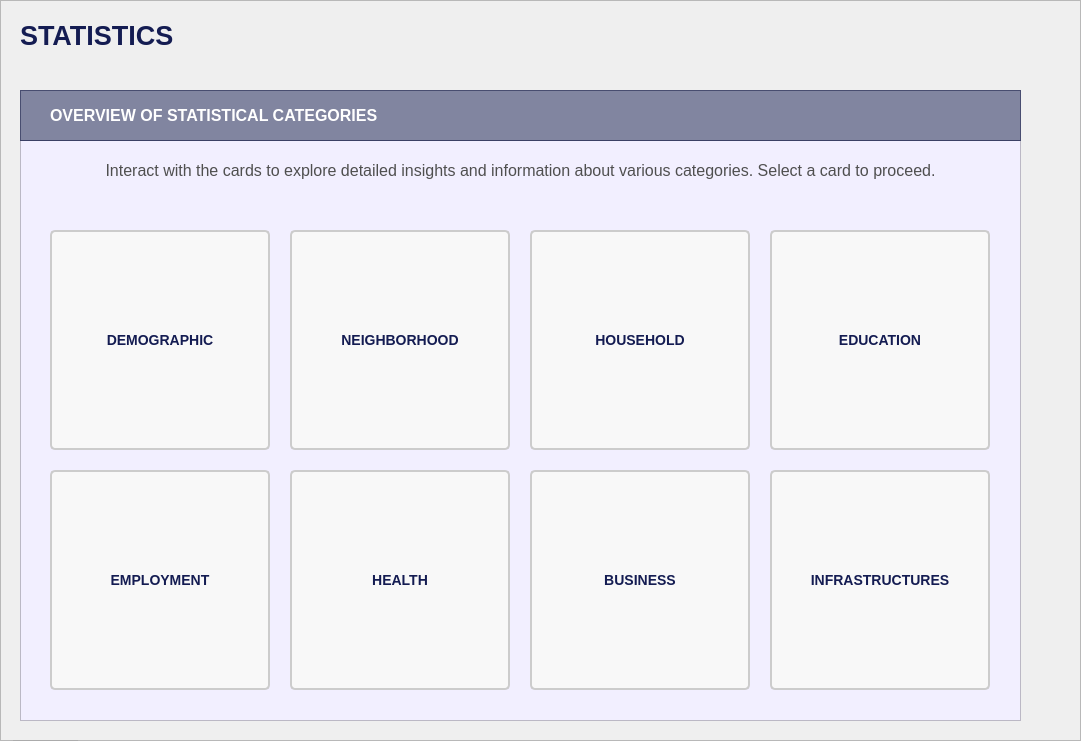
  <widget class="QFrame" name="baseBodyFrame">
   <property name="geometry">
    <rect>
     <x>250</x>
     <y>60</y>
     <width>1081</width>
     <height>741</height>
    </rect>
   </property>
   <property name="styleSheet">
    <string notr="true">#baseBodyFrame {
	background-color: #e7e2ff;
	border: none;
	border-radius: 10px;
}</string>
   </property>
   <property name="frameShape">
    <enum>QFrame::Shape::StyledPanel</enum>
   </property>
   <property name="frameShadow">
    <enum>QFrame::Shadow::Raised</enum>
   </property>
   <widget class="QPushButton" name="logout_buttonLogout_3">
    <property name="geometry">
     <rect>
      <x>10</x>
      <y>740</y>
      <width>71</width>
      <height>31</height>
     </rect>
    </property>
    <property name="font">
     <font>
      <family>Arial</family>
      <pointsize>8</pointsize>
      <bold>true</bold>
     </font>
    </property>
    <property name="cursor">
     <cursorShape>PointingHandCursor</cursorShape>
    </property>
    <property name="styleSheet">
     <string notr="true">#logout_buttonLogout {
    background-color: #bc1c1c;
    color: white;
    border-radius: 5px;
    padding: 10px; /* Optional: Adjusts spacing inside the button */
}
#logout_buttonLogout:hover {
    background-color: #d82020; /* Slightly lighter blue when hovered */
}
#logout_buttonLogout:pressed {
    background-color: #8c1515; /* Darker blue when clicked */
}</string>
    </property>
    <property name="text">
     <string>LOGOUT</string>
    </property>
   </widget>
   <widget class="QLabel" name="title_bodyStatistics">
    <property name="geometry">
     <rect>
      <x>20</x>
      <y>20</y>
      <width>381</width>
      <height>31</height>
     </rect>
    </property>
    <property name="font">
     <font>
      <family>Arial</family>
      <pointsize>20</pointsize>
      <bold>true</bold>
     </font>
    </property>
    <property name="styleSheet">
     <string notr="true">#title_bodyStatistics {
	background-color: transparent;
	color: #141c52;
}
</string>
    </property>
    <property name="text">
     <string>STATISTICS</string>
    </property>
   </widget>
   <widget class="QFrame" name="statistics_frameBody">
    <property name="geometry">
     <rect>
      <x>20</x>
      <y>140</y>
      <width>1001</width>
      <height>581</height>
     </rect>
    </property>
    <property name="styleSheet">
     <string notr="true">#statistics_frameBody{
	background-color: #f2efff;
}</string>
    </property>
    <property name="frameShape">
     <enum>QFrame::Shape::StyledPanel</enum>
    </property>
    <property name="frameShadow">
     <enum>QFrame::Shadow::Raised</enum>
    </property>
    <widget class="QToolButton" name="statistics_ButtonDemographic">
     <property name="geometry">
      <rect>
       <x>30</x>
       <y>90</y>
       <width>220</width>
       <height>220</height>
      </rect>
     </property>
     <property name="font">
      <font>
       <family>Arial</family>
       <pointsize>-1</pointsize>
       <bold>true</bold>
      </font>
     </property>
     <property name="cursor">
      <cursorShape>PointingHandCursor</cursorShape>
     </property>
     <property name="styleSheet">
      <string notr="true">#statistics_ButtonDemographic {
    background-color: #f8f8f8;
    color: #141c52;
    border-radius: 5px;
    border: 2px solid #ccc;
    padding: 25px; /* Adds space inside the button */
    font-size: 14px; /* Text size */
    text-align: center; /* Ensures text is centered */
    qproperty-iconSize: 120px 120px; /* Adjust icon size */
}

#statistics_ButtonDemographic:hover {
    background-color: #e2e5ff; /* Slightly lighter blue when hovered */
}
#statistics_ButtonDemographic:pressed {
    background-color: #c8cbef; /* Darker blue when clicked */
}

#statistics_ButtonDemographic::icon {
    margin-bottom: 10px; /* Space between the icon and text */
}</string>
     </property>
     <property name="text">
      <string>DEMOGRAPHIC</string>
     </property>
     <property name="icon">
      <iconset>
       <normaloff>../../Assets/Images/img_demographic.png</normaloff>../../Assets/Images/img_demographic.png</iconset>
     </property>
     <property name="iconSize">
      <size>
       <width>120</width>
       <height>120</height>
      </size>
     </property>
     <property name="toolButtonStyle">
      <enum>Qt::ToolButtonStyle::ToolButtonTextUnderIcon</enum>
     </property>
    </widget>
    <widget class="QToolButton" name="statistics_ButtonNeighborhood">
     <property name="geometry">
      <rect>
       <x>270</x>
       <y>90</y>
       <width>220</width>
       <height>220</height>
      </rect>
     </property>
     <property name="font">
      <font>
       <family>Arial</family>
       <pointsize>-1</pointsize>
       <bold>true</bold>
      </font>
     </property>
     <property name="cursor">
      <cursorShape>PointingHandCursor</cursorShape>
     </property>
     <property name="styleSheet">
      <string notr="true">#statistics_ButtonNeighborhood {
    background-color: #f8f8f8;
    color: #141c52;
    border-radius: 5px;
    border: 2px solid #ccc;
    padding: 25px; /* Adds space inside the button */
    font-size: 14px; /* Text size */
    text-align: center; /* Ensures text is centered */
    qproperty-iconSize: 120px 120px; /* Adjust icon size */
}

#statistics_ButtonNeighborhood:hover {
    background-color: #e2e5ff; /* Slightly lighter blue when hovered */
}
#statistics_ButtonNeighborhood:pressed {
    background-color: #c8cbef; /* Darker blue when clicked */
}

#statistics_ButtonNeighborhood::icon {
    margin-bottom: 10px; /* Space between the icon and text */
}</string>
     </property>
     <property name="text">
      <string>NEIGHBORHOOD</string>
     </property>
     <property name="icon">
      <iconset>
       <normaloff>../../Assets/Images/img_geographic.png</normaloff>../../Assets/Images/img_geographic.png</iconset>
     </property>
     <property name="iconSize">
      <size>
       <width>120</width>
       <height>120</height>
      </size>
     </property>
     <property name="toolButtonStyle">
      <enum>Qt::ToolButtonStyle::ToolButtonTextUnderIcon</enum>
     </property>
    </widget>
    <widget class="QToolButton" name="statistics_ButtonHousehold">
     <property name="geometry">
      <rect>
       <x>510</x>
       <y>90</y>
       <width>220</width>
       <height>220</height>
      </rect>
     </property>
     <property name="font">
      <font>
       <family>Arial</family>
       <pointsize>-1</pointsize>
       <bold>true</bold>
      </font>
     </property>
     <property name="cursor">
      <cursorShape>PointingHandCursor</cursorShape>
     </property>
     <property name="styleSheet">
      <string notr="true">#statistics_ButtonHousehold {
    background-color: #f8f8f8;
    color: #141c52;
    border-radius: 5px;
    border: 2px solid #ccc;
    padding: 25px; /* Adds space inside the button */
    font-size: 14px; /* Text size */
    text-align: center; /* Ensures text is centered */
    qproperty-iconSize: 120px 120px; /* Adjust icon size */
}

#statistics_ButtonHousehold:hover {
    background-color: #e2e5ff; /* Slightly lighter blue when hovered */
}
#statistics_ButtonHousehold:pressed {
    background-color: #c8cbef; /* Darker blue when clicked */
}

#statistics_ButtonHousehold::icon {
    margin-bottom: 10px; /* Space between the icon and text */
}</string>
     </property>
     <property name="text">
      <string>HOUSEHOLD</string>
     </property>
     <property name="icon">
      <iconset>
       <normaloff>../../Assets/Images/img_household.png</normaloff>../../Assets/Images/img_household.png</iconset>
     </property>
     <property name="iconSize">
      <size>
       <width>120</width>
       <height>120</height>
      </size>
     </property>
     <property name="toolButtonStyle">
      <enum>Qt::ToolButtonStyle::ToolButtonTextUnderIcon</enum>
     </property>
    </widget>
    <widget class="QToolButton" name="statistics_ButtonEducation">
     <property name="geometry">
      <rect>
       <x>750</x>
       <y>90</y>
       <width>220</width>
       <height>220</height>
      </rect>
     </property>
     <property name="font">
      <font>
       <family>Arial</family>
       <pointsize>-1</pointsize>
       <bold>true</bold>
      </font>
     </property>
     <property name="cursor">
      <cursorShape>PointingHandCursor</cursorShape>
     </property>
     <property name="styleSheet">
      <string notr="true">#statistics_ButtonEducation {
    background-color: #f8f8f8;
    color: #141c52;
    border-radius: 5px;
    border: 2px solid #ccc;
    padding: 25px; /* Adds space inside the button */
    font-size: 14px; /* Text size */
    text-align: center; /* Ensures text is centered */
    qproperty-iconSize: 120px 120px; /* Adjust icon size */
}

#statistics_ButtonEducation:hover {
    background-color: #e2e5ff; /* Slightly lighter blue when hovered */
}
#statistics_ButtonEducation:pressed {
    background-color: #c8cbef; /* Darker blue when clicked */
}

#statistics_ButtonEducation::icon {
    margin-bottom: 10px; /* Space between the icon and text */
}</string>
     </property>
     <property name="text">
      <string>EDUCATION</string>
     </property>
     <property name="icon">
      <iconset>
       <normaloff>../../Assets/Images/img_socioeconomic.png</normaloff>../../Assets/Images/img_socioeconomic.png</iconset>
     </property>
     <property name="iconSize">
      <size>
       <width>120</width>
       <height>120</height>
      </size>
     </property>
     <property name="toolButtonStyle">
      <enum>Qt::ToolButtonStyle::ToolButtonTextUnderIcon</enum>
     </property>
    </widget>
    <widget class="QToolButton" name="statistics_ButtonEmployment">
     <property name="geometry">
      <rect>
       <x>30</x>
       <y>330</y>
       <width>220</width>
       <height>220</height>
      </rect>
     </property>
     <property name="font">
      <font>
       <family>Arial</family>
       <pointsize>-1</pointsize>
       <bold>true</bold>
      </font>
     </property>
     <property name="cursor">
      <cursorShape>PointingHandCursor</cursorShape>
     </property>
     <property name="styleSheet">
      <string notr="true">#statistics_ButtonEmployment {
    background-color: #f8f8f8;
    color: #141c52;
    border-radius: 5px;
    border: 2px solid #ccc;
    padding: 25px; /* Adds space inside the button */
    font-size: 14px; /* Text size */
    text-align: center; /* Ensures text is centered */
    qproperty-iconSize: 120px 120px; /* Adjust icon size */
}

#statistics_ButtonEmployment:hover {
    background-color: #e2e5ff; /* Slightly lighter blue when hovered */
}
#statistics_ButtonEmployment:pressed {
    background-color: #c8cbef; /* Darker blue when clicked */
}

#statistics_ButtonEmployment::icon {
    margin-bottom: 10px; /* Space between the icon and text */
}</string>
     </property>
     <property name="text">
      <string>EMPLOYMENT</string>
     </property>
     <property name="icon">
      <iconset>
       <normaloff>../../Assets/Images/img_voters.png</normaloff>../../Assets/Images/img_voters.png</iconset>
     </property>
     <property name="iconSize">
      <size>
       <width>120</width>
       <height>120</height>
      </size>
     </property>
     <property name="toolButtonStyle">
      <enum>Qt::ToolButtonStyle::ToolButtonTextUnderIcon</enum>
     </property>
    </widget>
    <widget class="QToolButton" name="statistics_ButtonHealth">
     <property name="geometry">
      <rect>
       <x>270</x>
       <y>330</y>
       <width>220</width>
       <height>220</height>
      </rect>
     </property>
     <property name="font">
      <font>
       <family>Arial</family>
       <pointsize>-1</pointsize>
       <bold>true</bold>
      </font>
     </property>
     <property name="cursor">
      <cursorShape>PointingHandCursor</cursorShape>
     </property>
     <property name="styleSheet">
      <string notr="true">#statistics_ButtonHealth {
    background-color: #f8f8f8;
    color: #141c52;
    border-radius: 5px;
    border: 2px solid #ccc;
    padding: 25px; /* Adds space inside the button */
    font-size: 14px; /* Text size */
    text-align: center; /* Ensures text is centered */
    qproperty-iconSize: 120px 120px; /* Adjust icon size */
}

#statistics_ButtonHealth:hover {
    background-color: #e2e5ff; /* Slightly lighter blue when hovered */
}
#statistics_ButtonHealth:pressed {
    background-color: #c8cbef; /* Darker blue when clicked */
}

#statistics_ButtonHealth::icon {
    margin-bottom: 10px; /* Space between the icon and text */
}</string>
     </property>
     <property name="text">
      <string>HEALTH</string>
     </property>
     <property name="icon">
      <iconset>
       <normaloff>../../Assets/Images/img_health.png</normaloff>../../Assets/Images/img_health.png</iconset>
     </property>
     <property name="iconSize">
      <size>
       <width>120</width>
       <height>120</height>
      </size>
     </property>
     <property name="toolButtonStyle">
      <enum>Qt::ToolButtonStyle::ToolButtonTextUnderIcon</enum>
     </property>
    </widget>
    <widget class="QLabel" name="statistics_labelDesc">
     <property name="geometry">
      <rect>
       <x>0</x>
       <y>10</y>
       <width>1001</width>
       <height>41</height>
      </rect>
     </property>
     <property name="font">
      <font>
       <family>Arial</family>
       <pointsize>12</pointsize>
       <bold>false</bold>
      </font>
     </property>
     <property name="styleSheet">
      <string notr="true">#statistics_labelDesc {
	background-color: transparent;
	color: #4f4f4f;
}
</string>
     </property>
     <property name="text">
      <string>Interact with the cards to explore detailed insights and information about various categories. Select a card to proceed.</string>
     </property>
     <property name="alignment">
      <set>Qt::AlignmentFlag::AlignCenter</set>
     </property>
    </widget>
    <widget class="QToolButton" name="statistics_ButtonBusiness">
     <property name="geometry">
      <rect>
       <x>510</x>
       <y>330</y>
       <width>220</width>
       <height>220</height>
      </rect>
     </property>
     <property name="font">
      <font>
       <family>Arial</family>
       <pointsize>-1</pointsize>
       <bold>true</bold>
      </font>
     </property>
     <property name="cursor">
      <cursorShape>PointingHandCursor</cursorShape>
     </property>
     <property name="styleSheet">
      <string notr="true">#statistics_ButtonBusiness {
    background-color: #f8f8f8;
    color: #141c52;
    border-radius: 5px;
    border: 2px solid #ccc;
    padding: 25px; /* Adds space inside the button */
    font-size: 14px; /* Text size */
    text-align: center; /* Ensures text is centered */
    qproperty-iconSize: 120px 120px; /* Adjust icon size */
}

#statistics_ButtonBusiness:hover {
    background-color: #e2e5ff; /* Slightly lighter blue when hovered */
}
#statistics_ButtonBusiness:pressed {
    background-color: #c8cbef; /* Darker blue when clicked */
}

#statistics_ButtonBusiness::icon {
    margin-bottom: 10px; /* Space between the icon and text */
}</string>
     </property>
     <property name="text">
      <string>BUSINESS</string>
     </property>
     <property name="icon">
      <iconset>
       <normaloff>../../Assets/Images/img_jobs.png</normaloff>../../Assets/Images/img_jobs.png</iconset>
     </property>
     <property name="iconSize">
      <size>
       <width>120</width>
       <height>120</height>
      </size>
     </property>
     <property name="toolButtonStyle">
      <enum>Qt::ToolButtonStyle::ToolButtonTextUnderIcon</enum>
     </property>
    </widget>
    <widget class="QToolButton" name="statistics_ButtonInfrastructures">
     <property name="geometry">
      <rect>
       <x>750</x>
       <y>330</y>
       <width>220</width>
       <height>220</height>
      </rect>
     </property>
     <property name="font">
      <font>
       <family>Arial</family>
       <pointsize>-1</pointsize>
       <bold>true</bold>
      </font>
     </property>
     <property name="cursor">
      <cursorShape>PointingHandCursor</cursorShape>
     </property>
     <property name="styleSheet">
      <string notr="true">#statistics_ButtonInfrastructures {
    background-color: #f8f8f8;
    color: #141c52;
    border-radius: 5px;
    border: 2px solid #ccc;
    padding: 25px; /* Adds space inside the button */
    font-size: 14px; /* Text size */
    text-align: center; /* Ensures text is centered */
    qproperty-iconSize: 120px 120px; /* Adjust icon size */
}

#statistics_ButtonInfrastructures:hover {
    background-color: #e2e5ff; /* Slightly lighter blue when hovered */
}
#statistics_ButtonInfrastructures:pressed {
    background-color: #c8cbef; /* Darker blue when clicked */
}

#statistics_ButtonInfrastructures::icon {
    margin-bottom: 10px; /* Space between the icon and text */
}</string>
     </property>
     <property name="text">
      <string>INFRASTRUCTURES</string>
     </property>
     <property name="icon">
      <iconset>
       <normaloff>../../Assets/Images/img_groups.png</normaloff>../../Assets/Images/img_groups.png</iconset>
     </property>
     <property name="iconSize">
      <size>
       <width>120</width>
       <height>120</height>
      </size>
     </property>
     <property name="toolButtonStyle">
      <enum>Qt::ToolButtonStyle::ToolButtonTextUnderIcon</enum>
     </property>
    </widget>
   </widget>
   <widget class="QFrame" name="table_titleFrameStatistics">
    <property name="geometry">
     <rect>
      <x>20</x>
      <y>90</y>
      <width>1001</width>
      <height>51</height>
     </rect>
    </property>
    <property name="styleSheet">
     <string notr="true">#table_titleFrameStatistics{
	background-color: rgba(20, 28, 82, 128)
}
</string>
    </property>
    <property name="frameShape">
     <enum>QFrame::Shape::StyledPanel</enum>
    </property>
    <property name="frameShadow">
     <enum>QFrame::Shadow::Raised</enum>
    </property>
    <widget class="QLabel" name="statistics_labelNote">
     <property name="geometry">
      <rect>
       <x>30</x>
       <y>0</y>
       <width>941</width>
       <height>51</height>
      </rect>
     </property>
     <property name="font">
      <font>
       <family>Arial</family>
       <pointsize>12</pointsize>
       <bold>true</bold>
      </font>
     </property>
     <property name="styleSheet">
      <string notr="true">#statistics_labelNote {
	background-color: transparent;
	color: #FFFFFF;
}
</string>
     </property>
     <property name="text">
      <string>OVERVIEW OF STATISTICAL CATEGORIES</string>
     </property>
    </widget>
   </widget>
  </widget>
